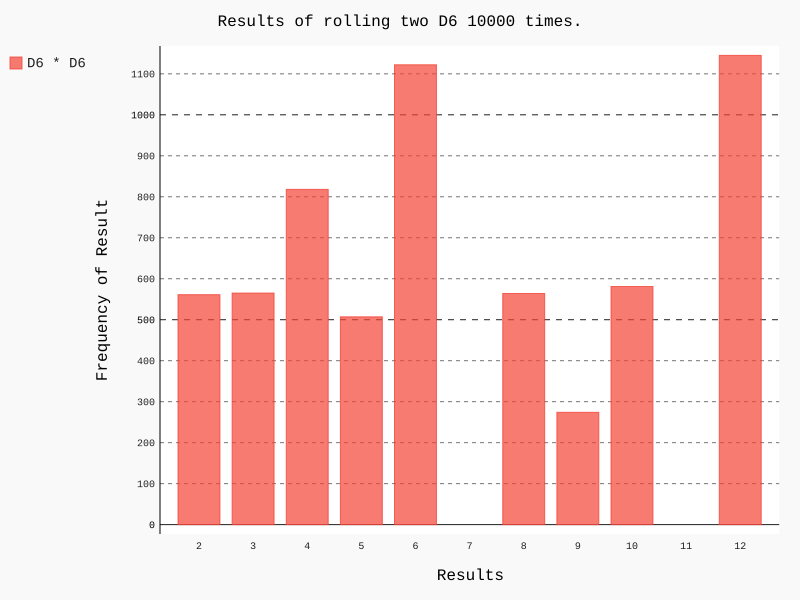

Source code (Python):
# -*- coding: utf-8 -*-
"""
Created on Tue Aug  7 21:42:35 2018

@author: Editi
"""
import pygal
from die import Die

die1 = Die()
die2 = Die()

results = [die1.roll() * die2.roll()
             for roll_num in range(10000)]
#列表的用法，for循环生成的值会直接带入表达式进行运算，得到的值将会加入列表
max_result = die1.num_sides + die2.num_sides 
frequencies = [results.count(value) for value in range(2,max_result+1)]
#列表的用法，for循环生成的值会直接带入表达式进行运算，得到的值将会加入列表

hist = pygal.Bar()
hist.title = "Results of rolling two D6 10000 times."
hist.x_title = "Results"
hist.x_labels = [str(x) for x in range(2,max_result+1)]  
#遍历所有可能的数字
  
hist.y_title ="Frequency of Result" 

hist.add('D6 * D6', frequencies)
hist.render_to_file('die_visual.svg')
   
print(frequencies)
